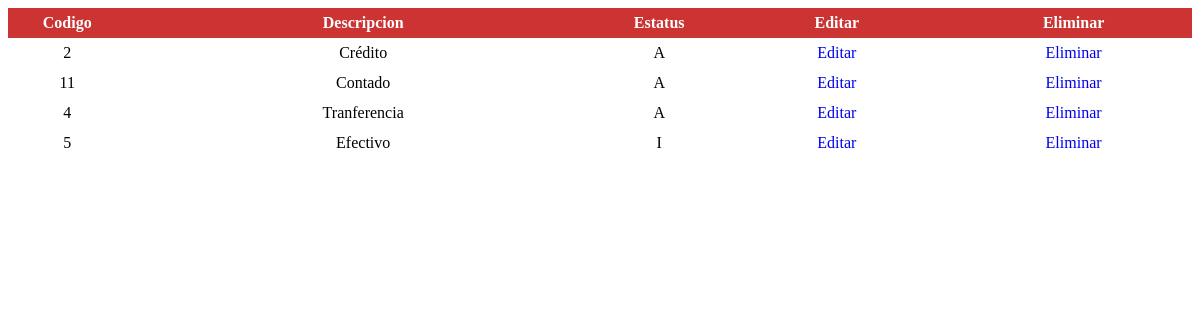
Screenshot of /vista/forma_pago/listar_forma_pago.php with the database file from the repository.
### tables this page shows
CREATE TABLE `forma_pago` (
  `cod_for` int(11) NOT NULL,
  `nom_for` varchar(25) NOT NULL,
  `est_for` char(1) NOT NULL
);

### clase/forma_pago/forma_pago.class.php (called while the page is built, shortened)
<?php
require_once("../../../curso_web_octubre/clase/utilidad/utilidad.class.php");
class forma_pago extends utilidad{
		public function listar()
		{
			$sql="select * from forma_pago";
			$lis=$this->ejecutar($sql);
			return $lis;
		}
}
?>

### clase/utilidad/utilidad.class.php (called while the page is built, shortened)
<?php
class utilidad
{
    private  $con_bdt;
    public function __construct()
      {
      $this->con_bdt=@mysqli_connect("localhost","root","13081","sistfact");
      }
   protected function ejecutar($sql)
   {
         $ret=mysqli_query($this->con_bdt,$sql);
         return $ret;
      }
    public function extraer_dato($puntero)
      {
        return mysqli_fetch_assoc($puntero);
      }
}
?>

### vista/forma_pago/listar_forma_pago.php (the view, shortened to what this page needs)
<?php
require("../../clase/forma_pago/forma_pago.class.php");
$obj_for = new forma_pago;
?>
<!DOCTYPE html>
<html lang="en">
<head>
	<link rel="stylesheet" type="text/css" href="../../css/estilo.css">
</head>
<body>
<form action="../../controlador/forma_pago/controlador_forma_pago.php" method="POST"  accept-charset="utf-8" id="for_for">
		<div class="contenedor_listado_grande">
			<span class="titulo letra_blanca pocision altura30 columna10">Codigo</span>
			<span class="titulo letra_blanca pocision altura30 columna40">Descripcion</span>
			<span class="titulo letra_blanca pocision altura30 columna10">Estatus</span>
			<span class="titulo letra_blanca pocision altura30 columna20">Editar</span>
			<span class="titulo letra_blanca pocision altura30 columna20">Eliminar</span>
			<?php
					$for = $obj_for->listar();
					while( ($dat_for = $obj_for->extraer_dato($for))>0)
					{
						echo "<span class='pocision altura30 columna10'>$dat_for[cod_for]</span>";
						echo "<span class='pocision altura30 columna40'>$dat_for[nom_for]</span>";
						echo "<span class='pocision altura30 columna10'>$dat_for[est_for]</span>";
						echo "<span class='pocision altura30 columna20'>
							<a href='editar_forma_pago.php?cod_for=$dat_for[cod_for]'>Editar</a></span>";
						echo "<span class='pocision altura30 columna20'>
							<a href='javascript:borrar_forma_pago($dat_for[cod_for])'>Eliminar</a></span>";
					}
			?>
		</div>
</form>
</body>
</html>

### css/estilo.css (style rules this page uses)
* { font-family: 'Poiret One', cursive; }
.titulo, input[type="submit"], input[type="button"] { background-color: #cc3333; font-weight: bold; }
.letra_blanca, input[type="submit"], input[type="button"] { color: #ffffff; }
.altura30, input[type="submit"], input[type="button"] { height: 30px; line-height: 30px; }
.pocision { text-align: center; }
a { text-decoration: none; }
.columna40 { width: 40%; }
.columna20 { width: 20%; }
.columna10 { width: 10%; }
.contenedor_listado_grande span { display: inline-block; float: left; }

### rows the page displays
forma_pago: cod_for "2", nom_for "Crédito", est_for "A"
forma_pago: cod_for "11", nom_for "Contado", est_for "A"
forma_pago: cod_for "4", nom_for "Tranferencia", est_for "A"
forma_pago: cod_for "5", nom_for "Efectivo", est_for "I"
